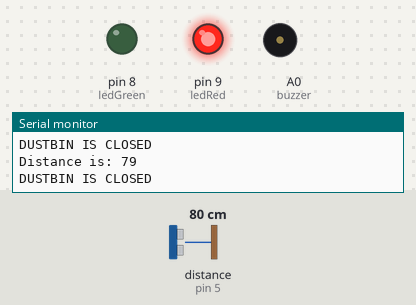
Bench run of a sketch on a simulated Arduino Uno, built with avr-gcc and run on an emulated ATmega328P. Parts: output pins drawn as LEDs (lit = HIGH), buzzer (waves = sounding), the last lines printed to the serial monitor. Wiring (inferred from the names in the program): ultrasonic range finder: trigger pin 4; echo pin 5. The test bench sets the inputs (shaded band); at power-on: distance to the obstacle (sensor on pin 5) 80 cm. The echo pulse lasts 58.3 µs per cm; pins used as bus, display or sensor lines are not drawn.

Above: at 1.2 s.
1.3 s: distance to the obstacle (sensor on pin 5) set to 74 cm
2.8 s: distance to the obstacle (sensor on pin 5) set to 65 cm
At 3.0 s:
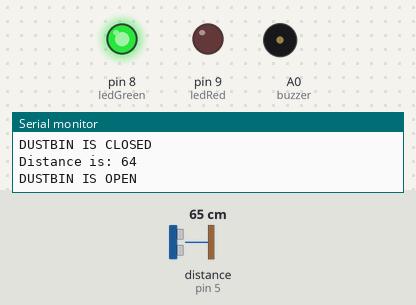
Timing chart, 0 to 11.8 s (numbered marks = the images above; inputs shaded):
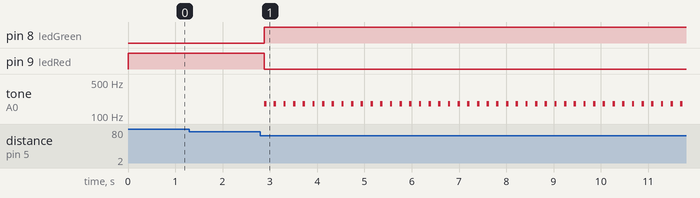

The sketch:

DustBin.ino
```cpp
#define trigPin 4
#define echoPin 5

const int ledRed = 9;
const int ledGreen = 8;
const int buzzer = A0;

void setup()
{
 Serial.begin(9600); //start serial monitor and setting baud rate to 9600
 pinMode(trigPin, OUTPUT); //setting trigger pin to output
 pinMode(echoPin, INPUT); //setting echo pin to input
 pinMode(ledRed, OUTPUT); //setting led red to output
 pinMode(ledGreen, OUTPUT); //setting led green to output
 pinMode(buzzer, OUTPUT); //setting buzzer to output
}

void loop()
{
  long duration, distance;
  digitalWrite(trigPin, LOW);

  digitalWrite(trigPin, HIGH);

  digitalWrite(trigPin, LOW);
  duration = pulseIn(echoPin, HIGH); //measuring the duration of the pulse received by echoPin
  distance = (duration*0.034)/2; //calculated the distance in cm with speed of sound
  Serial.print("Distance is: ");
  Serial.println(distance);

  //check if distance is less than 70cm
  if(distance < 70)
  {

    digitalWrite(ledGreen, HIGH); //Green LED is turned ON
    digitalWrite(ledRed, LOW); //Red LED is turned OFF
    int buzzVal = 180;
    tone(buzzer, buzzVal, 50); //buzzer is turned ON
    Serial.println("DUSTBIN IS OPEN"); //DustBin is open
  }

  else
  {
    digitalWrite(ledGreen, LOW); //Green LED is turned OFF
    digitalWrite(ledRed, HIGH); //Red LED is turned ON
    analogWrite(buzzer, 0); //Buzzer is turned OFF
    Serial.println("DUSTBIN IS CLOSED"); //DustBin is closed
  }
  delay(200);
}
```

Measured:
- the behaviour switches between 71 and 70 cm on distance to the obstacle (sensor on pin 5) (found by bisection; images 0 and 1)
- after the input at 2.8 s, pin 8 (ledGreen): LOW → HIGH after 0.08 s; pin 9 (ledRed): HIGH → LOW after 0.08 s; tone on A0 (buzzer): alternates 180 Hz for 0.05 s and silent for 0.15 s, starting after 0.08 s
